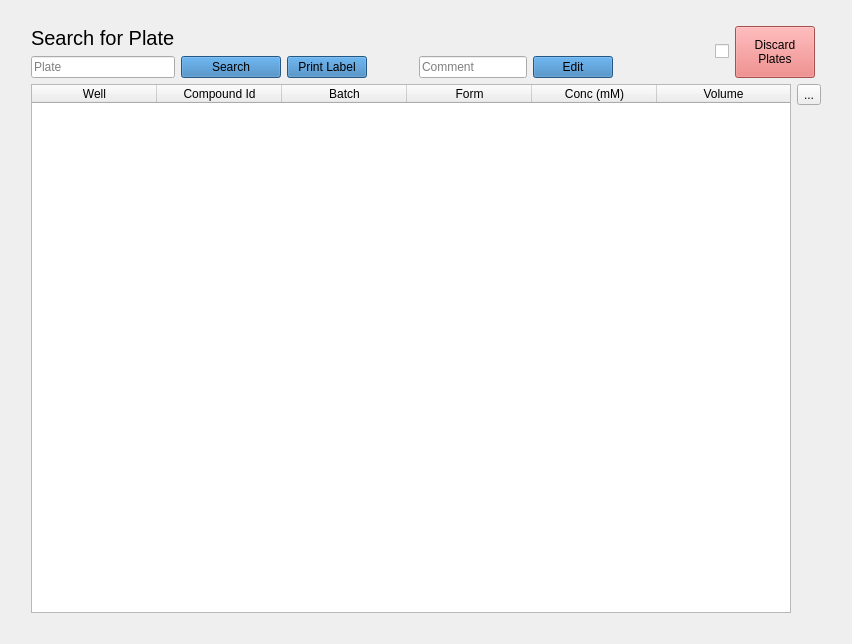
        <widget class="QWidget" name="manage_plates_tab">
         <attribute name="title">
          <string>Manage Plates</string>
         </attribute>
         <layout class="QGridLayout" name="gridLayout_8">
          <item row="2" column="0">
           <spacer name="horizontalSpacer_7">
            <property name="orientation">
             <enum>Qt::Horizontal</enum>
            </property>
            <property name="sizeType">
             <enum>QSizePolicy::Fixed</enum>
            </property>
            <property name="sizeHint" stdset="0">
             <size>
              <width>20</width>
              <height>20</height>
             </size>
            </property>
           </spacer>
          </item>
          <item row="1" column="3">
           <spacer name="horizontalSpacer">
            <property name="orientation">
             <enum>Qt::Horizontal</enum>
            </property>
            <property name="sizeType">
             <enum>QSizePolicy::Preferred</enum>
            </property>
            <property name="sizeHint" stdset="0">
             <size>
              <width>40</width>
              <height>20</height>
             </size>
            </property>
           </spacer>
          </item>
          <item row="1" column="5">
           <spacer name="horizontalSpacer_9">
            <property name="orientation">
             <enum>Qt::Horizontal</enum>
            </property>
            <property name="sizeType">
             <enum>QSizePolicy::Maximum</enum>
            </property>
            <property name="sizeHint" stdset="0">
             <size>
              <width>90</width>
              <height>20</height>
             </size>
            </property>
           </spacer>
          </item>
          <item row="3" column="9">
           <spacer name="horizontalSpacer_8">
            <property name="orientation">
             <enum>Qt::Horizontal</enum>
            </property>
            <property name="sizeType">
             <enum>QSizePolicy::Fixed</enum>
            </property>
            <property name="sizeHint" stdset="0">
             <size>
              <width>20</width>
              <height>20</height>
             </size>
            </property>
           </spacer>
          </item>
          <item row="5" column="1">
           <spacer name="verticalSpacer_6">
            <property name="orientation">
             <enum>Qt::Vertical</enum>
            </property>
            <property name="sizeType">
             <enum>QSizePolicy::Fixed</enum>
            </property>
            <property name="sizeHint" stdset="0">
             <size>
              <width>20</width>
              <height>20</height>
             </size>
            </property>
           </spacer>
          </item>
          <item row="0" column="1">
           <spacer name="verticalSpacer_5">
            <property name="orientation">
             <enum>Qt::Vertical</enum>
            </property>
            <property name="sizeType">
             <enum>QSizePolicy::Fixed</enum>
            </property>
            <property name="sizeHint" stdset="0">
             <size>
              <width>20</width>
              <height>15</height>
             </size>
            </property>
           </spacer>
          </item>
          <item row="1" column="4">
           <layout class="QGridLayout" name="gridLayout_3">
            <item row="0" column="1">
             <spacer name="horizontalSpacer_24">
              <property name="orientation">
               <enum>Qt::Horizontal</enum>
              </property>
              <property name="sizeType">
               <enum>QSizePolicy::Minimum</enum>
              </property>
              <property name="sizeHint" stdset="0">
               <size>
                <width>50</width>
                <height>30</height>
               </size>
              </property>
             </spacer>
            </item>
            <item row="1" column="1">
             <widget class="QPushButton" name="plate_comment_btn">
              <property name="styleSheet">
               <string notr="true">background-color: rgb(51, 122, 183)</string>
              </property>
              <property name="text">
               <string>Edit</string>
              </property>
             </widget>
            </item>
            <item row="1" column="0">
             <widget class="QLineEdit" name="plate_comment_eb">
              <property name="placeholderText">
               <string>Comment</string>
              </property>
             </widget>
            </item>
           </layout>
          </item>
          <item row="2" column="1" rowspan="3" colspan="8">
           <layout class="QGridLayout" name="gridLayout_4">
            <item row="1" column="1">
             <spacer name="verticalSpacer_4">
              <property name="orientation">
               <enum>Qt::Vertical</enum>
              </property>
              <property name="sizeHint" stdset="0">
               <size>
                <width>20</width>
                <height>508</height>
               </size>
              </property>
             </spacer>
            </item>
            <item row="0" column="0" rowspan="2">
             <widget class="QTableWidget" name="plate_table">
              <attribute name="horizontalHeaderDefaultSectionSize">
               <number>125</number>
              </attribute>
              <attribute name="horizontalHeaderShowSortIndicator" stdset="0">
               <bool>false</bool>
              </attribute>
              <attribute name="horizontalHeaderStretchLastSection">
               <bool>true</bool>
              </attribute>
              <column>
               <property name="text">
                <string>Well</string>
               </property>
              </column>
              <column>
               <property name="text">
                <string>Compound Id</string>
               </property>
              </column>
              <column>
               <property name="text">
                <string>Batch</string>
               </property>
              </column>
              <column>
               <property name="text">
                <string>Form</string>
               </property>
              </column>
              <column>
               <property name="text">
                <string>Conc (mM)</string>
               </property>
              </column>
              <column>
               <property name="text">
                <string>Volume</string>
               </property>
              </column>
             </widget>
            </item>
            <item row="0" column="1">
             <widget class="QToolButton" name="plate_export_btn">
              <property name="text">
               <string>...</string>
              </property>
             </widget>
            </item>
           </layout>
          </item>
          <item row="1" column="6">
           <widget class="QCheckBox" name="plate_discard_chk">
            <property name="text">
             <string/>
            </property>
           </widget>
          </item>
          <item row="1" column="1" colspan="2">
           <layout class="QGridLayout" name="gridLayout_5">
            <item row="0" column="0">
             <widget class="QLabel" name="label_2">
              <property name="maximumSize">
               <size>
                <width>16777215</width>
                <height>30</height>
               </size>
              </property>
              <property name="font">
               <font>
                <pointsize>15</pointsize>
               </font>
              </property>
              <property name="text">
               <string>Search for Plate</string>
              </property>
              <property name="wordWrap">
               <bool>false</bool>
              </property>
             </widget>
            </item>
            <item row="0" column="1">
             <spacer name="horizontalSpacer_6">
              <property name="orientation">
               <enum>Qt::Horizontal</enum>
              </property>
              <property name="sizeType">
               <enum>QSizePolicy::Maximum</enum>
              </property>
              <property name="sizeHint" stdset="0">
               <size>
                <width>100</width>
                <height>20</height>
               </size>
              </property>
             </spacer>
            </item>
            <item row="1" column="1">
             <widget class="QPushButton" name="plate_search_btn">
              <property name="maximumSize">
               <size>
                <width>100</width>
                <height>16777215</height>
               </size>
              </property>
              <property name="styleSheet">
               <string notr="true">background-color: rgb(51, 122, 183)</string>
              </property>
              <property name="text">
               <string>Search</string>
              </property>
             </widget>
            </item>
            <item row="1" column="0">
             <widget class="QLineEdit" name="plate_search_eb">
              <property name="maximumSize">
               <size>
                <width>360</width>
                <height>16777215</height>
               </size>
              </property>
              <property name="placeholderText">
               <string>Plate</string>
              </property>
             </widget>
            </item>
            <item row="1" column="2">
             <widget class="QPushButton" name="plate_print_btn">
              <property name="styleSheet">
               <string notr="true">background-color: rgb(51, 122, 183)</string>
              </property>
              <property name="text">
               <string>Print Label</string>
              </property>
             </widget>
            </item>
           </layout>
          </item>
          <item row="1" column="7">
           <widget class="QPushButton" name="plate_discard_btn">
            <property name="sizePolicy">
             <sizepolicy hsizetype="Minimum" vsizetype="Preferred">
              <horstretch>0</horstretch>
              <verstretch>0</verstretch>
             </sizepolicy>
            </property>
            <property name="styleSheet">
             <string notr="true">background-color: rgb(234, 112, 112)</string>
            </property>
            <property name="text">
             <string>Discard
Plates</string>
            </property>
           </widget>
          </item>
         </layout>
        </widget>
